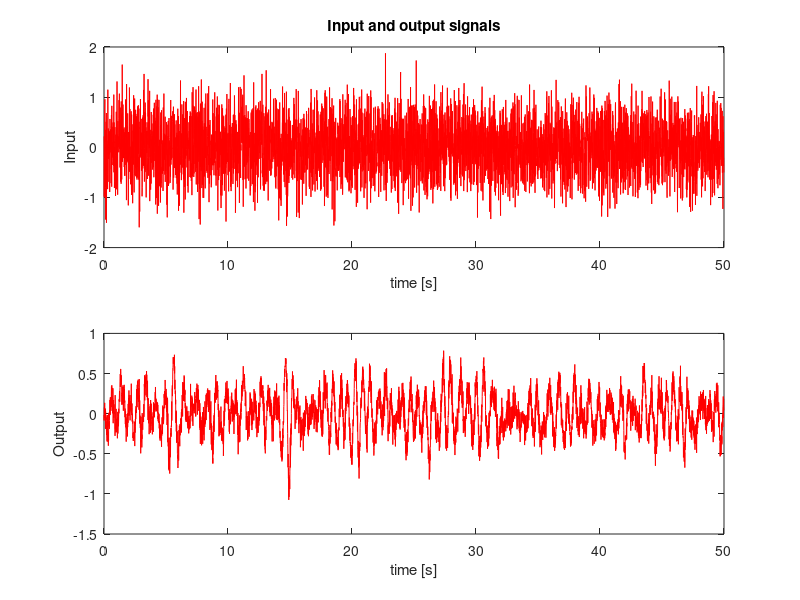

MATLAB code for this plot: (Note: this script raises an error after producing the figure.)
clear all
close all
clc

%% Question 2

% Some administration
dt = 0.01;                 % Sample time
T = 50;                   % Total time
N = T/dt;                 % number of samples
t = (0:N-1).'*dt;         % Time vector
Fs = 1/dt;                 % Sample frequency
f = (0:N-1).'/T;          % Frequency vector (double sided)

%options=simset('OutputPoints','specified'); % only produce output for the time values in vector <t>
%load_system('Ass2_System_Open');
%
%%default values
%set_param('Ass2_System_Open/Input u: white noise','Variance','0.5');
%set_param('Ass2_System_Open/Noise n','Variance','0.1');
%
% Simulate model
%sim('Ass2_System_Open',t,options)
%clear tout

H = tf(1, [0.01, 0.03, 1]);
u_var = 0.5;
n_var = 0.1;
rng(1234) % set seed for generation of white noise input
u = normrnd(0, u_var, size(t));
rng(876348) % set seed for generation of additive output noise
y = lsim(H, u, t) + normrnd(0, n_var, size(t));

% Plot input and output
figure(100)
subplot(211)
    plot(t, u, 'r')
    xlabel('time [s]')
    ylabel('Input')
    title ('Input and output signals')
subplot(212)
    plot(t, y, 'r')
    ylabel('Output')
    xlabel('time [s]')

%% Question 2c

% Define the true system
H_true = squeeze(freqresp(H, f, 'Hz'));

% Estimate Open loop transfer function (H_ol) & Coherence (C_ol)
U = fft(u);
Y = fft(y);
Suu = U.*conj(U)/length(u);
Syu = Y.*conj(U)/length(u);
Syy = Y.*conj(Y)/length(u);

H_ol = Syu ./ Suu;
%C_ol = Syu ./ sqrt(Suu.*Syu);
C_ol = abs(Syu).^2 ./ (Suu.*Syy);

cmap = flipud(hsv(2));
plotspectrum(f, H_true, f, H_ol, C_ol, cmap, {'True', 'Raw'});
eps_save('question2c')

%% Question 2d
segment = 1:10;
wf = cell(1, length(segment));
wSuu = cell(1, length(segment));
wSyu = cell(1, length(segment));
wSyy = cell(1, length(segment));
wH_ol = cell(1, length(segment));
wC_ol = cell(1, length(segment));
for i = segment
    wf{i}= f(1:i:floor(end/i)*i);
    wSuu{i} = welchspectrum(u, u, i);
    wSyu{i} = welchspectrum(y, u, i);
    wSyy{i} = welchspectrum(y, y, i);
    wH_ol{i} = wSyu{i} ./ wSuu{i};
    %wC_ol{i} = wSyu{i} ./ sqrt(wSuu{i}.*wSyy{i});
    wC_ol{i} = abs(wSyu{i}).^2 ./ (wSuu{i}.*wSyy{i});
end

cmap = jet(length(segment) + 1);
legendstr = cell(1, length(segment) + 1);
legendstr{1} = 'True';
for i = segment
    legendstr{i + 1} = sprintf('N = %d', segment(i));
end
plotspectrum(f, H_true, wf, wH_ol, wC_ol, cmap, legendstr)
eps_save('question2d')

%% Question 2f, 2g
% set variance of input signal u(t) to a high value
rng(1234) % set seed for generation of white noise input
u_f = normrnd(0, 100*u_var, size(t));
rng(876348) % set seed for generation of additive output noise
y_f = lsim(H, u_f, t) + normrnd(0, n_var, size(t));

% set variance of additive output noise n(t) to a high value
rng(1234) % set seed for generation of white noise input
u_g = normrnd(0, u_var, size(t));
rng(876348) % set seed for generation of additive output noise
y_g = lsim(H, u_g, t) + normrnd(0, 100*n_var, size(t));

% what do we change the variance to in part 2g? should welch averaging be used
% to calculate the frequency response H and coherence?
f_fg = {wf{end}, wf{end}};
Suu_f = welchspectrum(u_f, u_f, 10);
Syu_f = welchspectrum(y_f, u_f, 10);
Syy_f = welchspectrum(y_f, y_f, 10);
Suu_g = welchspectrum(u_g, u_g, 10);
Syu_g = welchspectrum(y_g, u_g, 10);
Syy_g = welchspectrum(y_g, y_g, 10);
H_ol_fg = {Syu_f ./ Suu_f, Syu_g ./ Suu_g};
C_ol_fg = {abs(Syu_f).^2 ./ (Suu_f .* Syy_f),...
           abs(Syu_g).^2 ./ (Suu_g .* Syy_g)};

cmap = flipud(hsv(3));
legendstr = cell(1, 3);
legendstr = {'True',...
    sprintf('\\sigma_u^2 = %d', 100*u_var),...
    sprintf('\\sigma_n^2 = %d', 100*n_var)};
plotspectrum(f, H_true, f_fg, H_ol_fg, C_ol_fg, cmap, legendstr)
eps_save('question2f')
